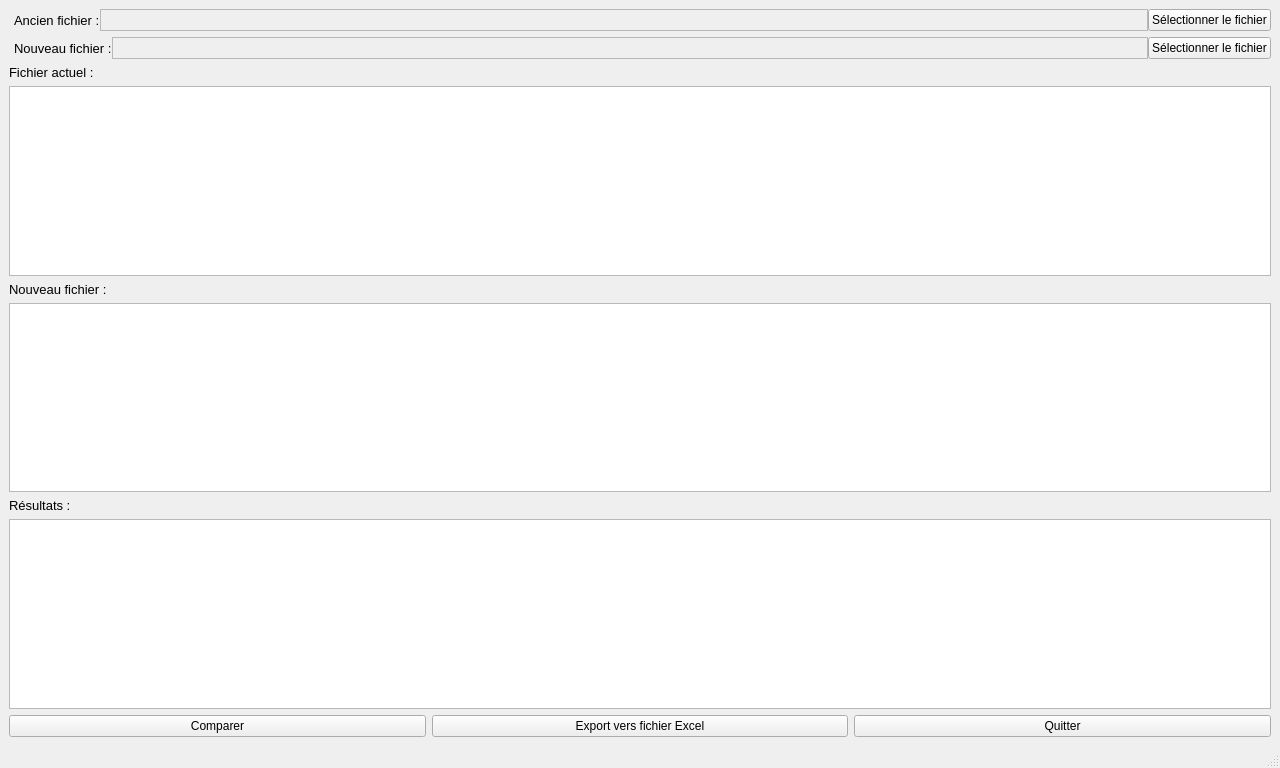
<?xml version="1.0" encoding="UTF-8"?>
<ui version="4.0">
 <class>MainWindow</class>
 <widget class="QMainWindow" name="MainWindow">
  <property name="geometry">
   <rect>
    <x>0</x>
    <y>0</y>
    <width>1280</width>
    <height>768</height>
   </rect>
  </property>
  <property name="sizePolicy">
   <sizepolicy hsizetype="Preferred" vsizetype="Maximum">
    <horstretch>0</horstretch>
    <verstretch>0</verstretch>
   </sizepolicy>
  </property>
  <property name="windowTitle">
   <string>IRCCompareFiles - V 1.0</string>
  </property>
  <widget class="QWidget" name="centralwidget">
   <layout class="QGridLayout" name="gridLayout">
    <item row="0" column="0">
     <layout class="QHBoxLayout" name="horizontalLayout">
      <property name="spacing">
       <number>0</number>
      </property>
      <property name="sizeConstraint">
       <enum>QLayout::SetMaximumSize</enum>
      </property>
      <property name="leftMargin">
       <number>5</number>
      </property>
      <property name="bottomMargin">
       <number>0</number>
      </property>
      <item>
       <widget class="QLabel" name="lbl_old_file">
        <property name="sizePolicy">
         <sizepolicy hsizetype="Maximum" vsizetype="Preferred">
          <horstretch>0</horstretch>
          <verstretch>0</verstretch>
         </sizepolicy>
        </property>
        <property name="font">
         <font>
          <family>Arial</family>
          <pointsize>10</pointsize>
         </font>
        </property>
        <property name="text">
         <string>Ancien fichier :</string>
        </property>
       </widget>
      </item>
      <item>
       <widget class="QLabel" name="lbl_old_filename">
        <property name="font">
         <font>
          <family>Arial</family>
          <pointsize>10</pointsize>
         </font>
        </property>
        <property name="frameShape">
         <enum>QFrame::StyledPanel</enum>
        </property>
        <property name="text">
         <string/>
        </property>
       </widget>
      </item>
      <item>
       <widget class="QPushButton" name="btn_old_file">
        <property name="sizePolicy">
         <sizepolicy hsizetype="Maximum" vsizetype="Fixed">
          <horstretch>0</horstretch>
          <verstretch>0</verstretch>
         </sizepolicy>
        </property>
        <property name="text">
         <string>Sélectionner le fichier</string>
        </property>
        <property name="icon">
         <iconset theme="document-open">
          <normaloff>.</normaloff>.</iconset>
        </property>
       </widget>
      </item>
     </layout>
    </item>
    <item row="1" column="0">
     <layout class="QHBoxLayout" name="horizontalLayout_2">
      <property name="spacing">
       <number>0</number>
      </property>
      <property name="sizeConstraint">
       <enum>QLayout::SetMinAndMaxSize</enum>
      </property>
      <property name="leftMargin">
       <number>5</number>
      </property>
      <property name="bottomMargin">
       <number>0</number>
      </property>
      <item>
       <widget class="QLabel" name="lbl_new_file">
        <property name="sizePolicy">
         <sizepolicy hsizetype="Maximum" vsizetype="Preferred">
          <horstretch>0</horstretch>
          <verstretch>0</verstretch>
         </sizepolicy>
        </property>
        <property name="font">
         <font>
          <family>Arial</family>
          <pointsize>10</pointsize>
         </font>
        </property>
        <property name="text">
         <string>Nouveau fichier :</string>
        </property>
       </widget>
      </item>
      <item>
       <widget class="QLabel" name="lbl_new_filename">
        <property name="font">
         <font>
          <family>Arial</family>
          <pointsize>10</pointsize>
         </font>
        </property>
        <property name="frameShape">
         <enum>QFrame::StyledPanel</enum>
        </property>
        <property name="text">
         <string/>
        </property>
       </widget>
      </item>
      <item>
       <widget class="QPushButton" name="btn_new_file">
        <property name="sizePolicy">
         <sizepolicy hsizetype="Maximum" vsizetype="Fixed">
          <horstretch>0</horstretch>
          <verstretch>0</verstretch>
         </sizepolicy>
        </property>
        <property name="text">
         <string>Sélectionner le fichier</string>
        </property>
       </widget>
      </item>
     </layout>
    </item>
    <item row="2" column="0">
     <widget class="QLabel" name="label">
      <property name="font">
       <font>
        <family>Arial</family>
        <pointsize>10</pointsize>
       </font>
      </property>
      <property name="text">
       <string>Fichier actuel :</string>
      </property>
     </widget>
    </item>
    <item row="3" column="0">
     <widget class="QTableWidget" name="tw_old_file"/>
    </item>
    <item row="4" column="0">
     <widget class="QLabel" name="label_2">
      <property name="font">
       <font>
        <family>Arial</family>
        <pointsize>10</pointsize>
       </font>
      </property>
      <property name="text">
       <string>Nouveau fichier :</string>
      </property>
     </widget>
    </item>
    <item row="5" column="0">
     <widget class="QTableWidget" name="tw_new_file"/>
    </item>
    <item row="6" column="0">
     <widget class="QLabel" name="label_3">
      <property name="font">
       <font>
        <family>Arial</family>
        <pointsize>10</pointsize>
       </font>
      </property>
      <property name="text">
       <string>Résultats :</string>
      </property>
     </widget>
    </item>
    <item row="7" column="0">
     <widget class="QTableWidget" name="tw_result">
      <property name="sizePolicy">
       <sizepolicy hsizetype="Expanding" vsizetype="Expanding">
        <horstretch>0</horstretch>
        <verstretch>0</verstretch>
       </sizepolicy>
      </property>
     </widget>
    </item>
    <item row="8" column="0">
     <layout class="QHBoxLayout" name="horizontalLayout_3">
      <item>
       <widget class="QPushButton" name="btn_compare">
        <property name="text">
         <string>Comparer</string>
        </property>
       </widget>
      </item>
      <item>
       <widget class="QPushButton" name="btn_export">
        <property name="text">
         <string>Export vers fichier Excel</string>
        </property>
       </widget>
      </item>
      <item>
       <widget class="QPushButton" name="btn_Quit">
        <property name="sizePolicy">
         <sizepolicy hsizetype="Preferred" vsizetype="Fixed">
          <horstretch>0</horstretch>
          <verstretch>0</verstretch>
         </sizepolicy>
        </property>
        <property name="text">
         <string>Quitter</string>
        </property>
        <property name="flat">
         <bool>false</bool>
        </property>
       </widget>
      </item>
     </layout>
    </item>
   </layout>
  </widget>
  <widget class="QMenuBar" name="menubar">
   <property name="geometry">
    <rect>
     <x>0</x>
     <y>0</y>
     <width>1280</width>
     <height>22</height>
    </rect>
   </property>
  </widget>
  <widget class="QStatusBar" name="statusbar"/>
 </widget>
 <resources/>
 <connections/>
</ui>
